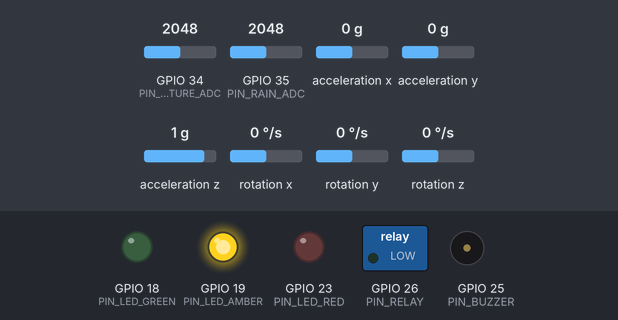
Recording of a sketch running on a simulated ESP32. On the bench: switched loads named in the sketch (green lamp = pin HIGH), output pins drawn as LEDs (lit = HIGH), buzzer (waves = sounding, pin HIGH). Wiring (inferred from the names in the program): MPU-6050 motion sensor at I2C address 0x68. Inputs (shaded band) come from the test bench; at power-on: acceleration y 0 g, GPIO 34 (PIN_MOISTURE_ADC) = 2048, GPIO 35 (PIN_RAIN_ADC) = 2048, acceleration x 0 g, acceleration z 1 g, rotation x 0 °/s, rotation y 0 °/s, rotation z 0 °/s. WiFi joins after 1.5 s; servers stay silent unless stated; no MQTT or app messages arrive unless stated; what the sketch prints to the serial monitor is not drawn.

Above: at 3.9 s.
4.0 s: acceleration y set to -0.3 g
At 5.9 s:
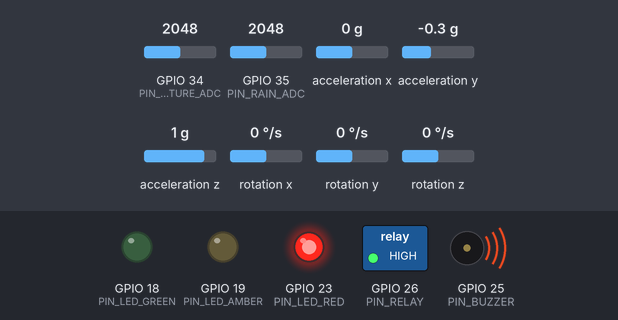
6.2 s: acceleration y set to 0 g
At 11.4 s:
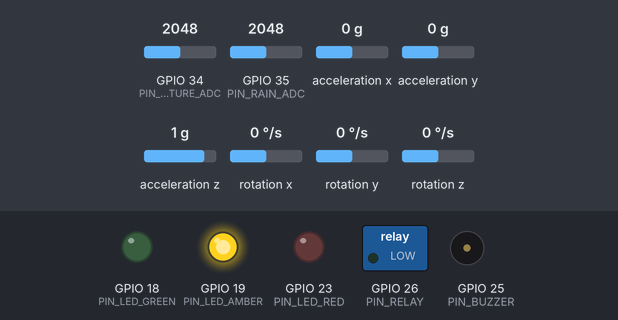
12.1 s: GPIO 34 (PIN_MOISTURE_ADC) set to 1958
At 13.4 s:
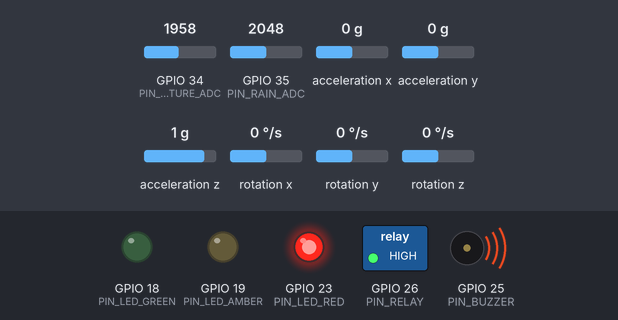
16.2 s: GPIO 35 (PIN_RAIN_ADC) set to 3732
17.7 s: GPIO 35 (PIN_RAIN_ADC) set to 3844
Timing chart, 0 to 20.7 s (numbered marks = the images above; inputs shaded):
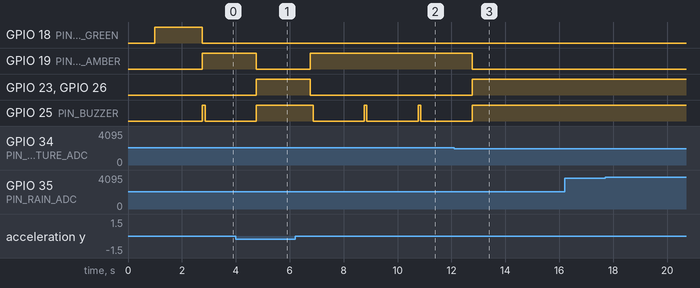

Measured:
- the behaviour switches between -0.1 and -0.2 g on acceleration y (found by bisection; images 0 and 1)
- the behaviour switches between 2020 and 2019 on GPIO 34 (PIN_MOISTURE_ADC) (found by bisection; images 2 and 3)
- after the input at 4.0 s, GPIO 19 (PIN_LED_AMBER): HIGH → LOW after 0.76 s; GPIO 23 (PIN_LED_RED), GPIO 26 (PIN_RELAY): LOW → HIGH after 0.76 s; GPIO 25 (PIN_BUZZER): goes on until 4.8 s, then stays HIGH
- after the input at 6.2 s, GPIO 19 (PIN_LED_AMBER): LOW → HIGH after 0.56 s; GPIO 23 (PIN_LED_RED), GPIO 26 (PIN_RELAY): HIGH → LOW after 0.56 s; GPIO 25 (PIN_BUZZER): alternates HIGH for 0.10 s and LOW for 1.9 s, starting after 0.66 s
- after the input at 12.1 s, GPIO 19 (PIN_LED_AMBER): HIGH → LOW after 0.66 s; GPIO 23 (PIN_LED_RED), GPIO 26 (PIN_RELAY): LOW → HIGH after 0.66 s; GPIO 25 (PIN_BUZZER): goes on until 12.8 s, then stays HIGH
- after the input at 16.2 s, every drawn part: stays the same
- after the input at 17.7 s, every drawn part: stays the same

The sketch:

TerraWatch_ESP32.ino
```cpp
/**
 * ============================================================================
 * TerraWatch - IoT-Based Landslide Early Warning System
 * ESP32 Sensor Acquisition, Filtering, Local Actuation, and MQTT Telemetry
 * ============================================================================
 * Hardware Pin Connections:
 *  - MPU-6050 (Tilt / Inclination)  : SDA -> GPIO 21, SCL -> GPIO 22 (I2C)
 *  - SW-420 / Vibration Sensor      : Analog -> GPIO 35 (or Digital GPIO 14)
 *  - Capacitive Soil Moisture v1.2  : Analog -> GPIO 32 (ADC1)
 *  - Rain Sensor (FC-37 / Gauge)    : Analog -> GPIO 33 (ADC1)
 *  - Local Piezo Buzzer             : GPIO 25 (Active buzzer / PWM tone)
 *  - Status LEDs                    : Green -> GPIO 18, Amber -> GPIO 19, Red -> GPIO 23
 *  - Evacuation Relay / Siren       : GPIO 26
 *
 * MQTT Architecture:
 *  - Publishes telemetry to: landslide/node01/telemetry (JSON)
 *  - Subscribes to commands: landslide/node01/commands
 *  - Publishes heartbeat to: landslide/node01/status
 * ============================================================================
 */

#include <WiFi.h>
#include <PubSubClient.h>
#include <ArduinoJson.h>
#include <Wire.h>
#include <math.h>

// --- Network & MQTT Settings ---
const char* WIFI_SSID     = "YOUR_WIFI_SSID";
const char* WIFI_PASS     = "YOUR_WIFI_PASSWORD";
const char* MQTT_BROKER   = "broker.hivemq.com"; // Standard public broker
const int   MQTT_PORT     = 1883;               // Standard TCP MQTT port
const char* MQTT_CLIENT_ID = "landslide-node-01";
const char* TOPIC_SENSORS = "landslide/node01/telemetry";
const char* TOPIC_COMMANDS= "landslide/node01/commands";
const char* TOPIC_STATUS  = "landslide/node01/status";

// --- Hardware Pins ---
#define PIN_MOISTURE_ADC   34
#define PIN_RAIN_ADC       35
#define PIN_VIBRATION_ADC  32
#define PIN_BUZZER         25
#define PIN_LED_GREEN      18
#define PIN_LED_AMBER      19
#define PIN_LED_RED        23
#define PIN_RELAY          26

// --- MPU6050 I2C Address ---
const int MPU_ADDR = 0x68;

// --- Calibration Baseline Values (matching main.py) ---
const int SOIL_DRY_RAW = 4095;  // Dry raw ADC reading
const int SOIL_WET_RAW = 1500;  // Wet submerged raw ADC reading
const int RAIN_DRY_RAW = 4095;  // Dry plate raw ADC reading
const int RAIN_WET_RAW = 1000;  // Wet saturated raw ADC reading

// --- Safety Thresholds (matching main.py constants) ---
float TILT_CRITICAL_DEG       = 8.0;
float VIBRATION_CRITICAL_DPS  = 50.0;     // peak gyro rate in deg/s
float HUMIDITY_CRITICAL_PCT   = 80.0;     // soil moisture probe percentage
float RAIN_CRITICAL_PCT       = 80.0;     // rain plate percentage
float CRITICAL_HYSTERESIS_DEG = 1.0;     // hysteresis on tilt

// Warning thresholds
float TILT_WARN_DEG           = 4.5;
float VIBRATION_WARN_DPS      = 25.0;
float HUMIDITY_WARN_PCT       = 65.0;
float RAIN_WARN_PCT           = 50.0;

WiFiClient espClient;
PubSubClient mqttClient(espClient);

unsigned long lastTelemetryTime = 0;
const unsigned long TELEMETRY_INTERVAL_MS = 2000; // 2 seconds

// Initial MPU6050 calibration baseline
float baselinePitch = 0.0;
float baselineRoll = 0.0;

// Function declarations
void setupHardware();
void connectWiFi();
void reconnectMQTT();
void mqttCallback(char* topic, byte* payload, unsigned int length);
float readSoilMoisture();
float readRainfall();
float readVibration();
float readMPU6050Tilt();
bool evaluateLocalAlerts(float tilt_deg, float vib_dps, float humidity_pct, float rain_pct);

void setup() {
  Serial.begin(115200);
  delay(1000);
  Serial.println("\n[TerraWatch] Initializing Geotechnical Node...");

  setupHardware();
  connectWiFi();

  mqttClient.setServer(MQTT_BROKER, MQTT_PORT);
  mqttClient.setCallback(mqttCallback);

  // Initialize MPU-6050
  Wire.begin(21, 22);
  Wire.beginTransmission(MPU_ADDR);
  Wire.write(0x6B); // PWR_MGMT_1 register
  Wire.write(0);    // Wake up MPU
  Wire.endTransmission(true);

  delay(200);
  // Calibrate initial reference baseline angle
  baselinePitch = readMPU6050Tilt();
  Serial.print("[TerraWatch] Initial Calibrated Tilt Baseline: ");
  Serial.print(baselinePitch);
  Serial.println(" deg");
}

void loop() {
  if (WiFi.status() != WL_CONNECTED) {
    connectWiFi();
  }

  if (!mqttClient.connected()) {
    reconnectMQTT();
  }
  mqttClient.loop();

  unsigned long currentMillis = millis();
  if (currentMillis - lastTelemetryTime >= TELEMETRY_INTERVAL_MS) {
    lastTelemetryTime = currentMillis;

    // 1. Acquire sensor readings
    float humidity_pct = readSoilMoisture();
    float rain_pct = readRainfall();
    float vibration_dps = readVibration();
    float currentTilt = readMPU6050Tilt();
    float tilt_deg = fabs(currentTilt - baselinePitch);

    // 2. Perform local safety evaluation (matching main.py evaluate_critical)
    bool isCritical = evaluateLocalAlerts(tilt_deg, vibration_dps, humidity_pct, rain_pct);

    // 3. Serialize and publish JSON telemetry matching main.py payload
    StaticJsonDocument<256> doc;
    doc["tilt_deg"] = serialized(String(tilt_deg, 2));
    doc["vibration_dps"] = serialized(String(vibration_dps, 2));
    doc["humidity_pct"] = serialized(String(humidity_pct, 1));
    doc["rain_pct"] = serialized(String(rain_pct, 1));
    doc["critical"] = isCritical;
    doc["ts"] = currentMillis / 1000;
    doc["node_id"] = MQTT_CLIENT_ID;

    // Backward-compatible aliases
    doc["tilt"] = serialized(String(tilt_deg, 2));
    doc["vibration"] = serialized(String(vibration_dps, 2));
    doc["soil_moisture"] = serialized(String(humidity_pct, 1));
    doc["rain"] = serialized(String(rain_pct, 1));

    char buffer[256];
    serializeJson(doc, buffer);

    if (mqttClient.publish(TOPIC_SENSORS, buffer)) {
      Serial.print("[MQTT Publish] -> ");
      Serial.println(buffer);
    } else {
      Serial.println("[MQTT Publish] Failed to send packet.");
    }
  }
}

void setupHardware() {
  pinMode(PIN_BUZZER, OUTPUT);
  pinMode(PIN_LED_GREEN, OUTPUT);
  pinMode(PIN_LED_AMBER, OUTPUT);
  pinMode(PIN_LED_RED, OUTPUT);
  pinMode(PIN_RELAY, OUTPUT);

  digitalWrite(PIN_BUZZER, LOW);
  digitalWrite(PIN_LED_GREEN, HIGH);
  digitalWrite(PIN_LED_AMBER, LOW);
  digitalWrite(PIN_LED_RED, LOW);
  digitalWrite(PIN_RELAY, LOW);
}

void connectWiFi() {
  Serial.print("[WiFi] Connecting to: ");
  Serial.println(WIFI_SSID);
  WiFi.mode(WIFI_STA);
  WiFi.begin(WIFI_SSID, WIFI_PASS);

  int attempts = 0;
  while (WiFi.status() != WL_CONNECTED && attempts < 20) {
    delay(500);
    Serial.print(".");
    attempts++;
  }

  if (WiFi.status() == WL_CONNECTED) {
    Serial.println("\n[WiFi] Connected! IP: " + WiFi.localIP().toString());
  } else {
    Serial.println("\n[WiFi] Connection timeout. Retrying in loop...");
  }
}

void reconnectMQTT() {
  while (!mqttClient.connected()) {
    Serial.print("[MQTT] Attempting connection to " + String(MQTT_BROKER) + "...");
    if (mqttClient.connect(MQTT_CLIENT_ID)) {
      Serial.println(" CONNECTED!");
      mqttClient.subscribe(TOPIC_COMMANDS);

      // Send birth status message
      mqttClient.publish(TOPIC_STATUS, "{\"status\":\"ONLINE\",\"device\":\"ESP32_TerraWatch\"}");
    } else {
      Serial.print(" Failed (rc=");
      Serial.print(mqttClient.state());
      Serial.println("). Retrying in 4s...");
      delay(4000);
    }
  }
}

void mqttCallback(char* topic, byte* payload, unsigned int length) {
  String message = "";
  for (int i = 0; i < length; i++) message += (char)payload[i];
  Serial.printf("[MQTT RX] %s: %s\n", topic, message.c_str());

  if (String(topic) == TOPIC_COMMANDS) {
    StaticJsonDocument<200> doc;
    DeserializationError error = deserializeJson(doc, message);
    if (!error) {
      const char* action = doc["action"];
      if (String(action) == "BUZZER_TEST") {
        Serial.println("[Command] Executing Buzzer Test!");
        digitalWrite(PIN_BUZZER, HIGH);
        digitalWrite(PIN_LED_RED, HIGH);
        delay(1200);
        digitalWrite(PIN_BUZZER, LOW);
        digitalWrite(PIN_LED_RED, LOW);
      }
    }
  }
}

float readSoilMoisture() {
  int raw = analogRead(PIN_MOISTURE_ADC);
  // Calibrated inversion: dry = high raw, wet = low raw
  float pct = map(raw, SOIL_DRY_RAW, SOIL_WET_RAW, 0, 100);
  if (pct < 0) pct = 0;
  if (pct > 100) pct = 100;
  return pct;
}

float readRainfall() {
  int raw = analogRead(PIN_RAIN_ADC);
  // Calibrated inversion: dry = 4095, wet = 1000 (matching main.py to_pct)
  float pct = map(raw, RAIN_DRY_RAW, RAIN_WET_RAW, 0, 100);
  if (pct < 0) pct = 0;
  if (pct > 100) pct = 100;
  return pct;
}

float readVibration() {
  // Read MPU6050 gyroscope to compute peak angular velocity in deg/s (dps)
  Wire.beginTransmission(MPU_ADDR);
  Wire.write(0x43); // Gyro X register
  Wire.endTransmission(false);
  Wire.requestFrom(MPU_ADDR, 6, true);

  int16_t GyX = Wire.read() << 8 | Wire.read();
  int16_t GyY = Wire.read() << 8 | Wire.read();
  int16_t GyZ = Wire.read() << 8 | Wire.read();

  // +-250 deg/s range -> 131.0 LSB per deg/s
  float gx = GyX / 131.0;
  float gy = GyY / 131.0;
  float gz = GyZ / 131.0;
  return sqrt(gx * gx + gy * gy + gz * gz);
}

float readMPU6050Tilt() {
  Wire.beginTransmission(MPU_ADDR);
  Wire.write(0x3B); // Accel data register
  Wire.endTransmission(false);
  Wire.requestFrom(MPU_ADDR, 6, true);

  int16_t AcX = Wire.read() << 8 | Wire.read();
  int16_t AcY = Wire.read() << 8 | Wire.read();
  int16_t AcZ = Wire.read() << 8 | Wire.read();

  // Calculate pitch/tilt in degrees
  float ax = AcX / 16384.0;
  float ay = AcY / 16384.0;
  float az = AcZ / 16384.0;

  float tiltAngle = atan2(ay, sqrt(ax * ax + az * az)) * 180.0 / PI;
  return tiltAngle;
}

bool evaluateLocalAlerts(float tilt_deg, float vib_dps, float humidity_pct, float rain_pct) {
  tilt_deg = fabs(tilt_deg);
  bool isCritical = (tilt_deg >= TILT_CRITICAL_DEG) ||
                    (vib_dps >= VIBRATION_CRITICAL_DPS) ||
                    (humidity_pct >= HUMIDITY_CRITICAL_PCT) ||
                    (rain_pct >= RAIN_CRITICAL_PCT);

  bool isWarning = (tilt_deg >= TILT_WARN_DEG) ||
                   (vib_dps >= VIBRATION_WARN_DPS) ||
                   (humidity_pct >= HUMIDITY_WARN_PCT) ||
                   (rain_pct >= RAIN_WARN_PCT);

  if (isCritical) {
    // 🚨 CRITICAL LOCAL STATE
    digitalWrite(PIN_LED_GREEN, LOW);
    digitalWrite(PIN_LED_AMBER, LOW);
    digitalWrite(PIN_LED_RED, HIGH);
    digitalWrite(PIN_BUZZER, HIGH); // Continuous sounding alarm
    digitalWrite(PIN_RELAY, HIGH);  // Trigger external siren
  } else if (isWarning) {
    // 🟠 WARNING STATE
    digitalWrite(PIN_LED_GREEN, LOW);
    digitalWrite(PIN_LED_AMBER, HIGH);
    digitalWrite(PIN_LED_RED, LOW);
    digitalWrite(PIN_RELAY, LOW);

    // Intermittent warning beep
    digitalWrite(PIN_BUZZER, HIGH);
    delay(100);
    digitalWrite(PIN_BUZZER, LOW);
  } else {
    // 🟢 SAFE STATE
    digitalWrite(PIN_LED_GREEN, HIGH);
    digitalWrite(PIN_LED_AMBER, LOW);
    digitalWrite(PIN_LED_RED, LOW);
    digitalWrite(PIN_BUZZER, LOW);
    digitalWrite(PIN_RELAY, LOW);
  }
  return isCritical;
}
```
